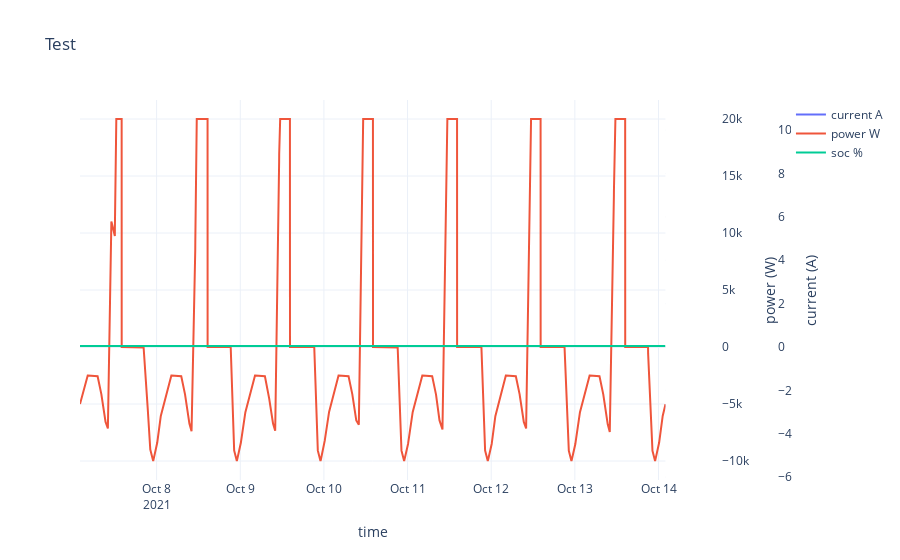

This figure's notebook cell:
### Code cell
df = dataframeFromSensors(batterySensors)
fig = plotSensors(batterySensors, df, "Test")
fig.show()

### Figure 1 — Plotly figure (JSON) as saved in the notebook; plotly's stock layout.template omitted (floating-point values rounded to 4 significant figures; data arrays with more than 128 entries replaced by an {"elided": "..."} marker saying what was removed)
{"data": [{"name": "current A", "type": "scatter", "x": {"elided": "7251 str values"}, "y": {"elided": "7251 float values"}, "yaxis": "y2"}, {"name": "power W", "type": "scatter", "x": {"elided": "7251 str values"}, "y": {"elided": "7251 float values"}, "yaxis": "y3"}, {"name": "soc %", "type": "scatter", "x": {"elided": "7251 str values"}, "y": {"elided": "7251 float values"}, "yaxis": "y3"}], "layout": {"autosize": true, "title": {"text": "Test"}, "xaxis": {"autorange": true, "domain": [0, 0.84], "range": ["2021-10-07 02:01", "2021-10-14 02:00"], "title": {"text": "time"}, "type": "date"}, "yaxis2": {"anchor": "free", "autorange": true, "overlaying": "y", "position": 1, "range": [-6.133, 11.39], "side": "right", "title": {"text": "current (A)"}, "type": "linear"}, "yaxis3": {"anchor": "free", "autorange": true, "overlaying": "y", "position": 0.92, "range": [-11670.0, 21670.0], "side": "right", "title": {"text": "power (W)"}, "type": "linear"}}}
